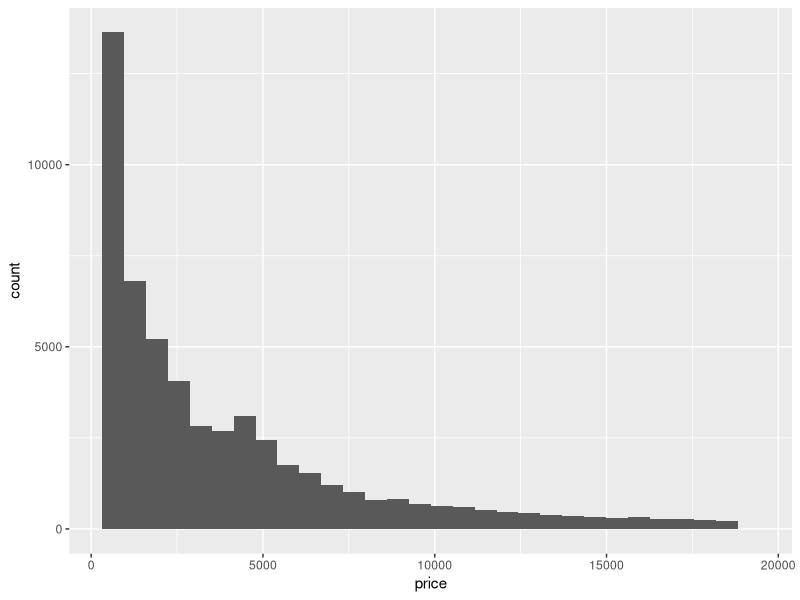
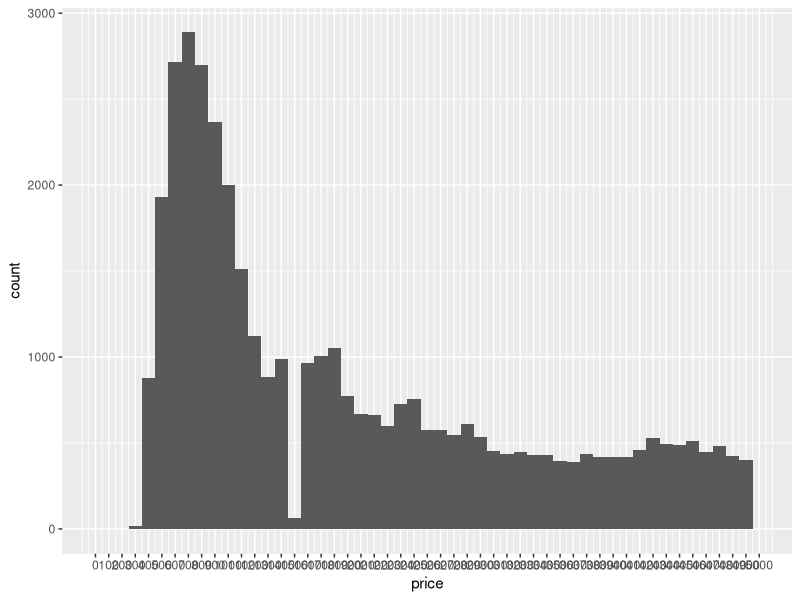
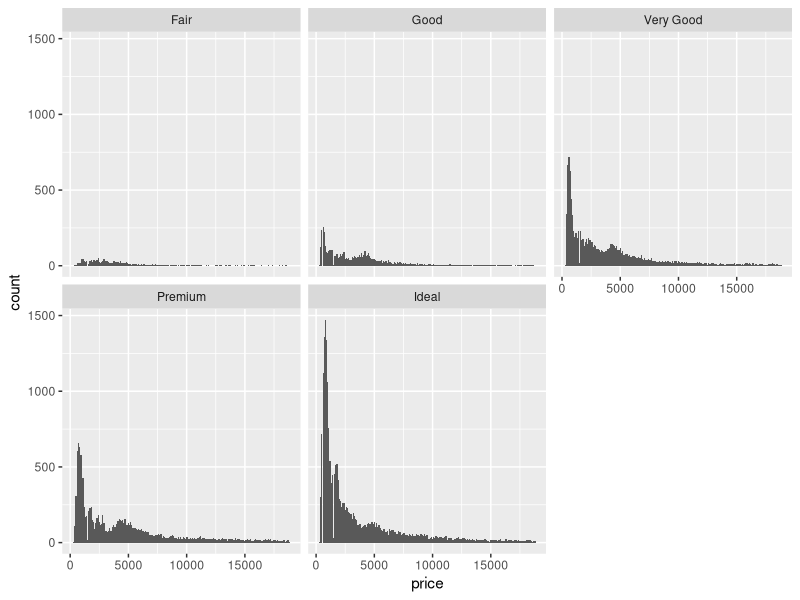
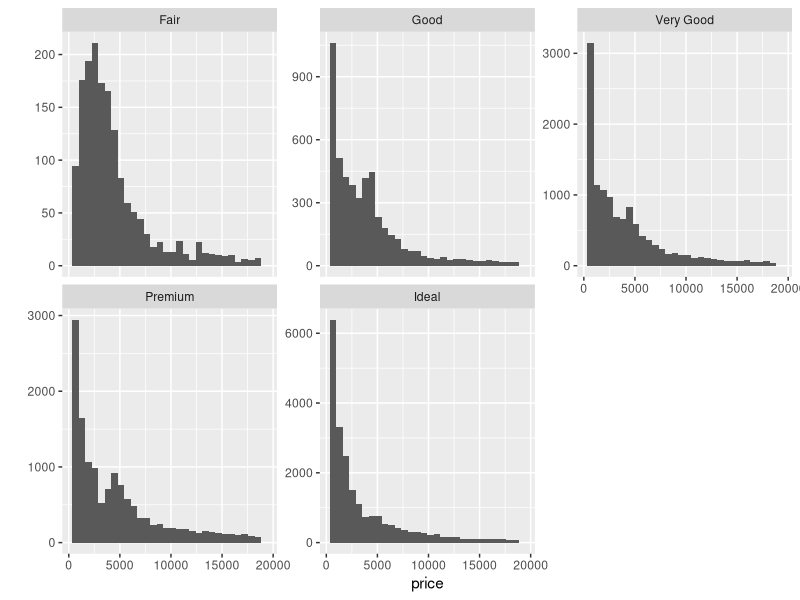
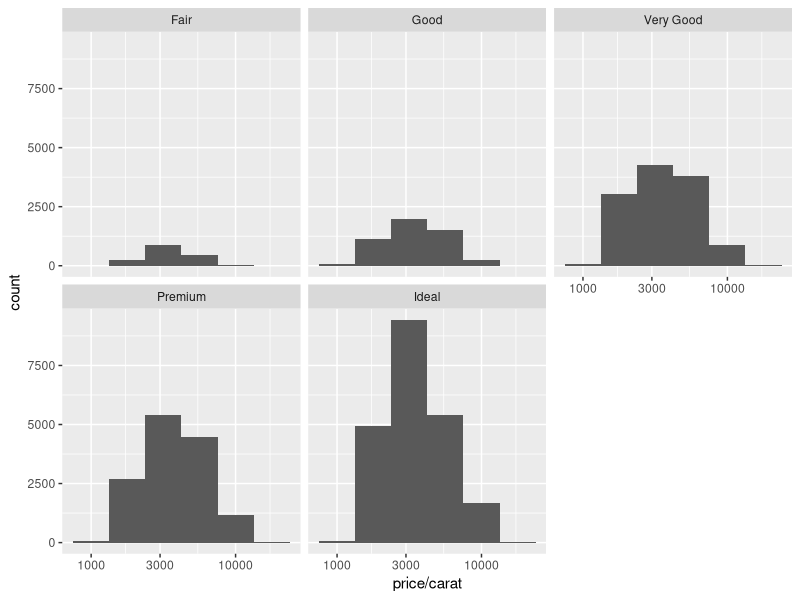
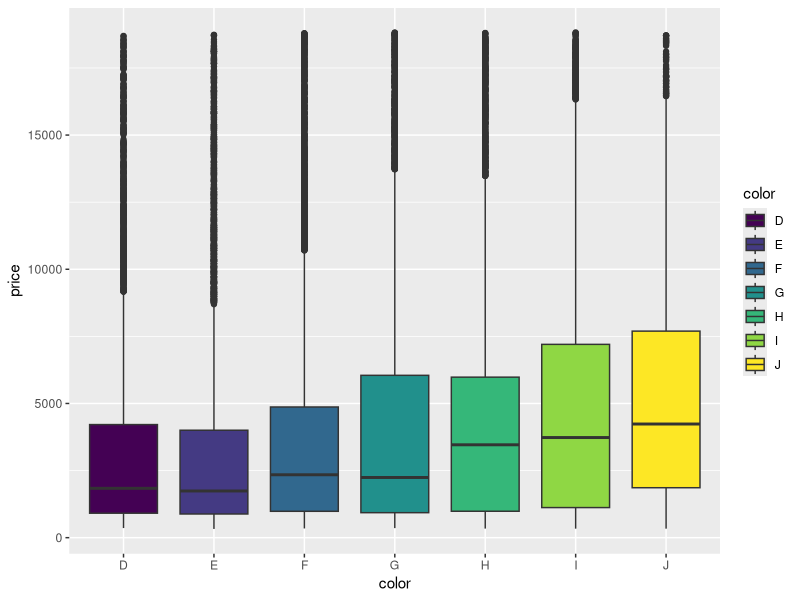
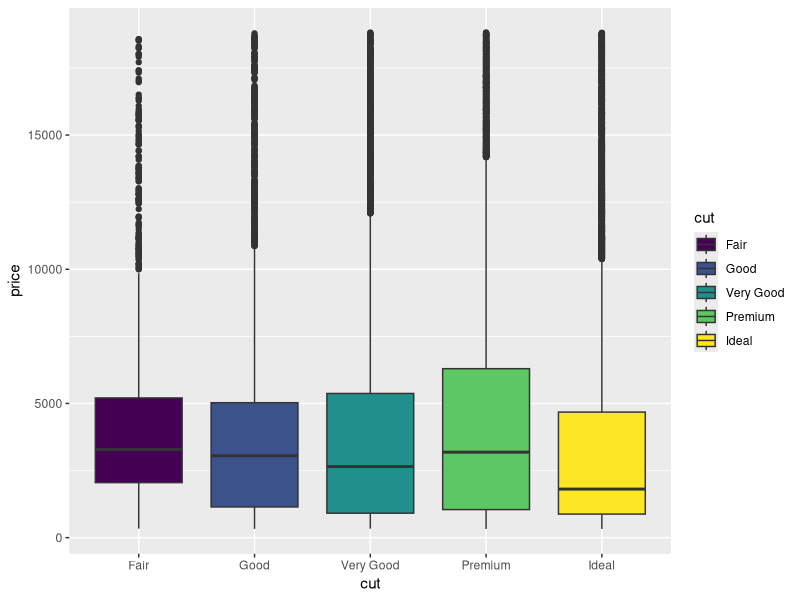
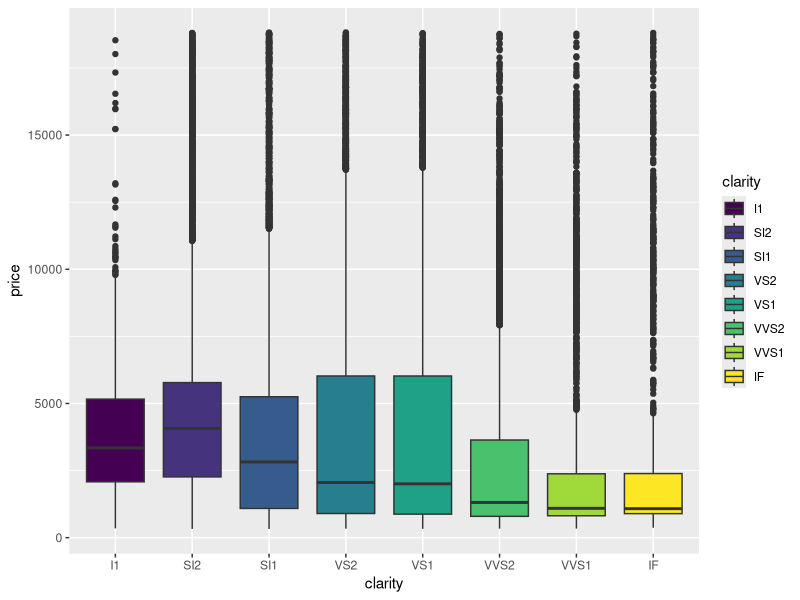

Recreate these plots in R, in order. (Note: this script raises an error after producing the figures.)
library(ggplot2)
data(diamonds)
summary(diamonds)
dim(diamonds)
str(diamonds)

ggplot(aes(x=price),data=diamonds)+
  geom_histogram()

summary(diamonds$price)

diamdons_less_500  <- subset(diamonds, diamonds$price <500)
dim(diamdons_less_500)

diamdons_less_250 <- subset(diamonds, diamonds$price <250)
dim(diamdons_less_250)

diamdons_more_15000  <- subset(diamonds, diamonds$price >=15000)
dim(diamdons_more_15000)


ggplot(aes(x=price),data=subset(diamonds,!is.na(diamonds$price)))+
  geom_histogram(binwidth = 100) +
  scale_x_continuous(limits = c(0,5000), breaks = seq(0,5000,100))


ggplot(aes(x=price),data=diamonds)+
  geom_histogram(binwidth = 100) +
  scale_x_continuous()+
  facet_wrap(~cut)

by(diamonds$price, diamonds$cut, summary)

qplot(x = price, data = diamonds) + facet_wrap(~cut,scales = "free_y")

ggplot(aes(x=price/carat),data=subset(diamonds,!is.na(diamonds$price)))+
  geom_histogram(binwidth = 0.25) +
  scale_x_log10()+
  facet_wrap(~cut)


ggplot(aes(x=color, y=price), data=subset(diamonds,!is.na(diamonds$price))) +
  geom_boxplot(aes(fill =color))

by(diamonds$price, diamonds$color, summary)

ggplot(aes(x=cut, y=price), data=subset(diamonds,!is.na(diamonds$price))) +
  geom_boxplot(aes(fill =cut))

by(diamonds$price, diamonds$cut, summary)

ggplot(aes(x=clarity, y=price), data=subset(diamonds,!is.na(diamonds$price))) +
  geom_boxplot(aes(fill =clarity))

by(diamonds$price, diamonds$clarity, summary)

color_D <- subset(diamonds,color =="D")
IQR(color_D$price)

color_J <- subset(diamonds,color =="J")
IQR(color_J$price)

ggplot(aes(x=color, y=price/carat), data=subset(diamonds,!is.na(diamonds$price))) +
  geom_boxplot(aes(fill =color))

ggpplot(aes(x=carat),data=subset(diamonds,!is.na(diamonds$carat))) +
  geom_freqpoly()